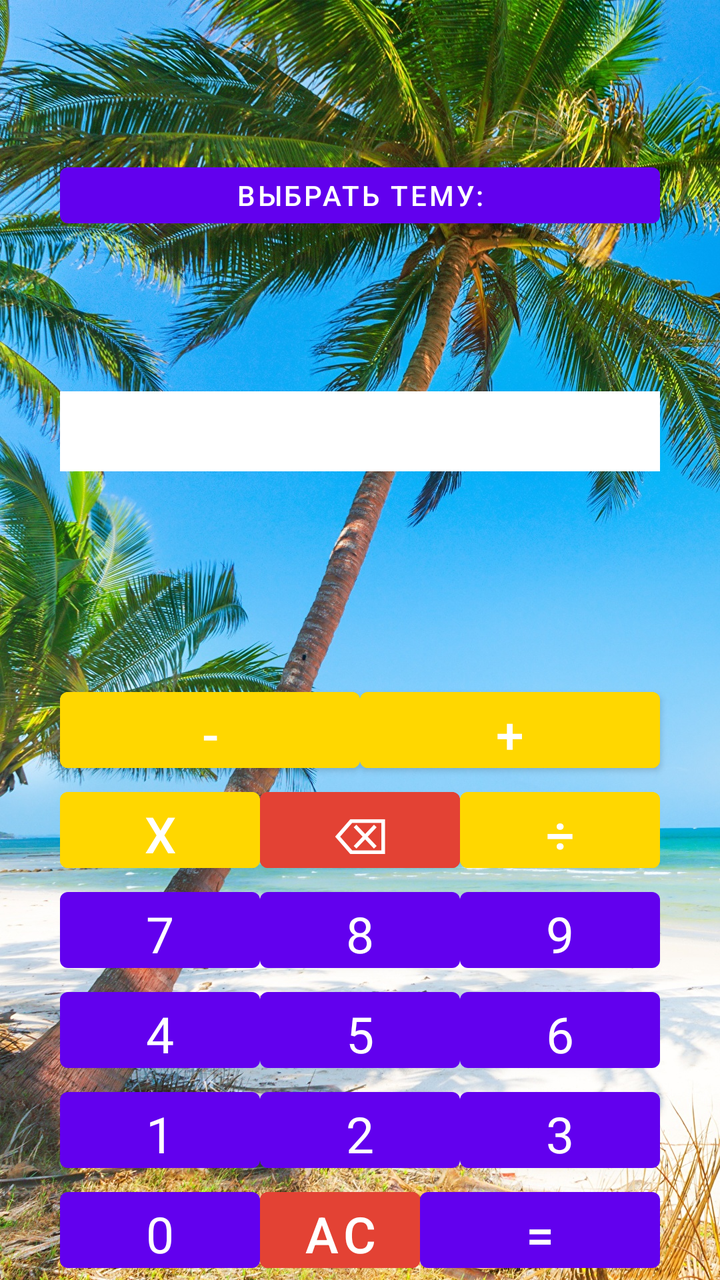
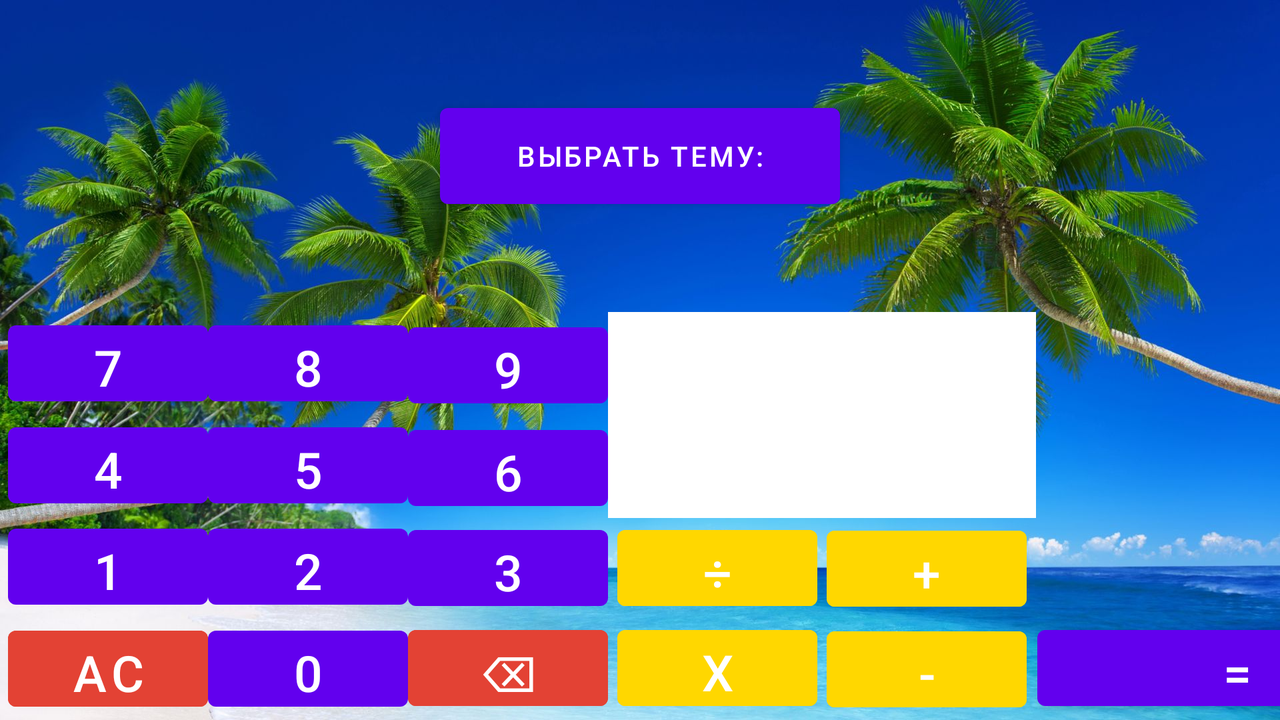

Two renders of one Android screen. The first uses the default layout on a phone; the second uses the alternative layout the repository ships for a different screen configuration, on a matching device. The two XML files are below.
<!-- AndroidManifest.xml: application theme Theme.HomeWorkOne -->
<!-- res/layout/activity_calculator.xml -->
<?xml version="1.0" encoding="utf-8"?>
<androidx.constraintlayout.widget.ConstraintLayout xmlns:android="http://schemas.android.com/apk/res/android"
    xmlns:app="http://schemas.android.com/apk/res-auto"
    android:layout_width="match_parent"
    android:layout_height="match_parent">


    <androidx.appcompat.widget.AppCompatImageView
        android:id="@+id/appCompatImageView2"
        android:layout_width="wrap_content"
        android:layout_height="wrap_content"
        app:layout_constraintBottom_toBottomOf="parent"
        app:layout_constraintEnd_toEndOf="parent"
        app:layout_constraintStart_toStartOf="parent"
        app:layout_constraintTop_toTopOf="parent"
        app:srcCompat="@drawable/fon" />


    <TextView
        android:id="@+id/text"
        android:layout_width="@dimen/Button_theme_width"
        android:layout_height="@dimen/Button_theme_height"
        android:background="@color/white"
        android:textSize="@dimen/Button_textSize"
        app:layout_constraintBottom_toTopOf="@+id/Plus"
        app:layout_constraintEnd_toEndOf="@+id/appCompatImageView2"
        app:layout_constraintStart_toStartOf="parent"
        app:layout_constraintTop_toTopOf="@+id/guideline2" />

    <com.google.android.material.button.MaterialButton
        android:id="@+id/SetTheme"
        android:layout_width="@dimen/Button_theme_width"
        android:layout_height="@dimen/Button_theme_height"
        android:text="@string/Change_theme"
        app:layout_constraintBottom_toTopOf="@+id/text"
        app:layout_constraintEnd_toEndOf="parent"
        app:layout_constraintStart_toStartOf="parent"
        app:layout_constraintTop_toTopOf="@+id/appCompatImageView2" />


    <com.google.android.material.button.MaterialButton
        android:id="@+id/Plus"
        android:layout_width="@dimen/Button_minusplus_width"
        android:layout_height="@dimen/Button_height"
        android:backgroundTint="#ffd700"
        android:text="@string/Plus"
        android:textSize="@dimen/Button_textSize"
        app:layout_constraintBottom_toBottomOf="parent"
        app:layout_constraintEnd_toEndOf="parent"
        app:layout_constraintHorizontal_bias="0.5"
        app:layout_constraintStart_toEndOf="@+id/Minus"
        app:layout_constraintTop_toBottomOf="@+id/Nine" />

    <com.google.android.material.button.MaterialButton
        android:id="@+id/Four"
        style="@style/MyTheme"
        android:text="@string/Four"

        app:layout_constraintBottom_toTopOf="@+id/One"
        app:layout_constraintEnd_toStartOf="@+id/Five"
        app:layout_constraintHorizontal_bias="0.5"
        app:layout_constraintHorizontal_chainStyle="packed"
        app:layout_constraintStart_toStartOf="parent"
        app:layout_constraintTop_toBottomOf="@+id/Seven" />

    <com.google.android.material.button.MaterialButton
        android:id="@+id/Three"
        style="@style/MyTheme"
        android:text="@string/Three"

        app:layout_constraintBottom_toTopOf="@+id/Equals"
        app:layout_constraintEnd_toEndOf="parent"
        app:layout_constraintHorizontal_bias="0.5"
        app:layout_constraintStart_toEndOf="@+id/Two"
        app:layout_constraintTop_toBottomOf="@+id/Six" />

    <com.google.android.material.button.MaterialButton
        android:id="@+id/Seven"
        style="@style/MyTheme"
        android:text="@string/Seven"

        app:layout_constraintBottom_toTopOf="@+id/Four"
        app:layout_constraintEnd_toStartOf="@+id/Eight"
        app:layout_constraintHorizontal_bias="0.5"
        app:layout_constraintHorizontal_chainStyle="packed"
        app:layout_constraintStart_toStartOf="parent"
        app:layout_constraintTop_toBottomOf="@+id/Multiply" />

    <com.google.android.material.button.MaterialButton
        android:id="@+id/Six"
        style="@style/MyTheme"
        android:text="@string/Six"

        app:layout_constraintBottom_toTopOf="@+id/Three"
        app:layout_constraintEnd_toEndOf="parent"
        app:layout_constraintHorizontal_bias="0.5"
        app:layout_constraintStart_toEndOf="@+id/Five"
        app:layout_constraintTop_toBottomOf="@+id/Nine" />

    <com.google.android.material.button.MaterialButton
        android:id="@+id/One"
        style="@style/MyTheme"
        android:text="@string/One"

        app:layout_constraintBottom_toTopOf="@+id/Zero"
        app:layout_constraintEnd_toStartOf="@+id/Two"
        app:layout_constraintHorizontal_bias="0.5"
        app:layout_constraintHorizontal_chainStyle="packed"
        app:layout_constraintStart_toStartOf="parent"
        app:layout_constraintTop_toBottomOf="@+id/Four" />

    <com.google.android.material.button.MaterialButton
        android:id="@+id/Nine"
        style="@style/MyTheme"
        android:text="@string/Nine"
        app:layout_constraintBottom_toTopOf="@+id/Six"
        app:layout_constraintEnd_toEndOf="parent"
        app:layout_constraintHorizontal_bias="0.5"
        app:layout_constraintStart_toEndOf="@+id/Eight"
        app:layout_constraintTop_toBottomOf="@+id/Divide" />

    <com.google.android.material.button.MaterialButton
        android:id="@+id/Erase"
        android:layout_width="@dimen/Button_width"
        android:layout_height="@dimen/Button_height"
        android:backgroundTint="#e34234"
        android:text="@string/Erase"
        android:textSize="@dimen/Button_textSize"
        app:layout_constraintBottom_toTopOf="@+id/Eight"
        app:layout_constraintEnd_toStartOf="@+id/Divide"
        app:layout_constraintHorizontal_bias="0.5"
        app:layout_constraintStart_toEndOf="@+id/Multiply"
        app:layout_constraintTop_toBottomOf="@+id/Plus"
        app:layout_constraintVertical_chainStyle="packed" />

    <com.google.android.material.button.MaterialButton
        android:id="@+id/Minus"
        android:layout_width="@dimen/Button_minusplus_width"
        android:layout_height="@dimen/Button_height"
        android:backgroundTint="#ffd700"
        android:text="@string/Minus"
        android:textSize="@dimen/Button_textSize"
        app:layout_constraintBottom_toTopOf="@+id/Erase"
        app:layout_constraintEnd_toStartOf="@+id/Plus"
        app:layout_constraintHorizontal_chainStyle="packed"
        app:layout_constraintStart_toStartOf="parent" />

    <com.google.android.material.button.MaterialButton
        android:id="@+id/Multiply"
        android:layout_width="@dimen/Button_width"
        android:layout_height="@dimen/Button_height"
        android:backgroundTint="#ffd700"
        android:text="@string/Multiply"
        android:textSize="@dimen/Button_textSize"
        app:layout_constraintBottom_toTopOf="@+id/Seven"
        app:layout_constraintEnd_toStartOf="@+id/Erase"
        app:layout_constraintHorizontal_bias="0.5"
        app:layout_constraintHorizontal_chainStyle="packed"
        app:layout_constraintStart_toStartOf="parent"
        app:layout_constraintTop_toBottomOf="@+id/Minus"
        app:layout_constraintVertical_chainStyle="packed" />

    <com.google.android.material.button.MaterialButton
        android:id="@+id/Zero"
        style="@style/MyTheme"
        android:text="@string/Zero"
        app:layout_constraintBottom_toBottomOf="parent"
        app:layout_constraintEnd_toStartOf="@+id/Clean"
        app:layout_constraintHorizontal_bias="0.5"
        app:layout_constraintHorizontal_chainStyle="packed"
        app:layout_constraintStart_toStartOf="parent"
        app:layout_constraintTop_toBottomOf="@+id/One" />

    <com.google.android.material.button.MaterialButton
        android:id="@+id/Divide"
        android:layout_width="@dimen/Button_width"
        android:layout_height="@dimen/Button_height"
        android:backgroundTint="#ffd700"
        android:text="@string/Divide"
        android:textSize="@dimen/Button_textSize"
        app:layout_constraintBottom_toTopOf="@+id/Nine"
        app:layout_constraintEnd_toEndOf="parent"
        app:layout_constraintHorizontal_bias="0.5"
        app:layout_constraintStart_toEndOf="@+id/Erase"
        app:layout_constraintTop_toBottomOf="@+id/Plus"
        app:layout_constraintVertical_chainStyle="packed" />

    <com.google.android.material.button.MaterialButton
        android:id="@+id/Eight"
        style="@style/MyTheme"

        android:text="@string/Eight"
        app:layout_constraintBottom_toTopOf="@+id/Five"
        app:layout_constraintEnd_toStartOf="@+id/Nine"
        app:layout_constraintHorizontal_bias="0.5"
        app:layout_constraintStart_toEndOf="@+id/Seven"
        app:layout_constraintTop_toBottomOf="@+id/Erase" />

    <com.google.android.material.button.MaterialButton
        android:id="@+id/Two"
        style="@style/MyTheme"
        android:text="@string/Two"

        app:layout_constraintBottom_toTopOf="@+id/Clean"
        app:layout_constraintEnd_toStartOf="@+id/Three"
        app:layout_constraintHorizontal_bias="0.5"
        app:layout_constraintStart_toEndOf="@+id/One"
        app:layout_constraintTop_toBottomOf="@+id/Five" />

    <com.google.android.material.button.MaterialButton
        android:id="@+id/Five"
        style="@style/MyTheme"
        android:text="@string/Five"

        app:layout_constraintBottom_toTopOf="@+id/Two"
        app:layout_constraintEnd_toStartOf="@+id/Six"
        app:layout_constraintHorizontal_bias="0.5"
        app:layout_constraintStart_toEndOf="@+id/Four"
        app:layout_constraintTop_toBottomOf="@+id/Eight" />

    <com.google.android.material.button.MaterialButton
        android:id="@+id/Clean"
        android:layout_width="@dimen/Button_ac_width"
        android:layout_height="@dimen/Button_height"
        android:backgroundTint="#e34234"
        android:text="@string/Clean"
        android:textSize="@dimen/Button_textSize"
        app:layout_constraintBottom_toBottomOf="parent"
        app:layout_constraintEnd_toStartOf="@+id/Equals"
        app:layout_constraintHorizontal_bias="0.5"
        app:layout_constraintStart_toEndOf="@+id/Zero"
        app:layout_constraintTop_toBottomOf="@+id/Two" />

    <com.google.android.material.button.MaterialButton
        android:id="@+id/Equals"
        android:layout_width="@dimen/Button_eqals_width"
        android:layout_height="@dimen/Button_height"
        android:text="@string/Equals"
        android:textSize="@dimen/Button_textSize"
        app:layout_constraintBottom_toBottomOf="parent"
        app:layout_constraintEnd_toEndOf="parent"
        app:layout_constraintHorizontal_bias="0.5"
        app:layout_constraintStart_toEndOf="@+id/Clean"
        app:layout_constraintTop_toBottomOf="@+id/Three" />

    <androidx.constraintlayout.widget.Guideline
        android:id="@+id/guideline2"
        android:layout_width="wrap_content"
        android:layout_height="wrap_content"
        android:orientation="horizontal"
        app:layout_constraintGuide_end="549dp" />


</androidx.constraintlayout.widget.ConstraintLayout>
<!-- resources referenced by this layout -->
<resources>
  <color name="white">#FFFFFFFF</color>
  <dimen name="Button_ac_width">80dp</dimen>
  <dimen name="Button_eqals_width">120dp</dimen>
  <dimen name="Button_height">50dp</dimen>
  <dimen name="Button_minusplus_width">150dp</dimen>
  <dimen name="Button_textSize">25sp</dimen>
  <dimen name="Button_theme_height">40dp</dimen>
  <dimen name="Button_theme_width">300dp</dimen>
  <dimen name="Button_width">100dp</dimen>
  <!-- drawable fon: jpg bitmap (drawable, 1012710 bytes) -->
  <string name="Change_theme">Выбрать тему:</string>
  <string name="Clean">AC</string>
  <string name="Divide">÷</string>
  <string name="Eight">8</string>
  <string name="Equals">=</string>
  <string name="Erase">⌫</string>
  <string name="Five">5</string>
  <string name="Four">4</string>
  <string name="Minus">-</string>
  <string name="Multiply">x</string>
  <string name="Nine">9</string>
  <string name="One">1</string>
  <string name="Plus">+</string>
  <string name="Seven">7</string>
  <string name="Six">6</string>
  <string name="Three">3</string>
  <string name="Two">2</string>
  <string name="Zero">0</string>
  <style name="MyTheme">
          <item name="android:fontFamily">@font/cabin_sketch</item>
          <item name="android:layout_width">@dimen/Button_width</item>
          <item name="android:layout_height">@dimen/Button_height</item>
          <item name="android:textSize">@dimen/Button_textSize</item>
  
      </style>
  <style name="Theme.HomeWorkOne" parent="Theme.MaterialComponents.DayNight.NoActionBar">
          
          <item name="colorPrimary">@color/purple_500</item>
          <item name="colorPrimaryVariant">@color/purple_700</item>
          <item name="colorOnPrimary">@color/white</item>
          
          <item name="colorSecondary">@color/teal_200</item>
          <item name="colorSecondaryVariant">@color/teal_700</item>
          <item name="colorOnSecondary">@color/black</item>
          
          <item name="android:statusBarColor" tools:targetApi="l">?attr/colorPrimaryVariant</item>
          
      </style>
  <color name="purple_500">#FF6200EE</color>
  <color name="purple_700">#FF3700B3</color>
  <color name="teal_200">#FF03DAC5</color>
  <color name="teal_700">#FF018786</color>
  <color name="black">#FF000000</color>
</resources>
<!-- res/layout-land/activity_calculator.xml (the repository's variant of the layout above) -->
<!-- drawn on the phone turned sideways -->
<?xml version="1.0" encoding="utf-8"?>
<androidx.constraintlayout.widget.ConstraintLayout xmlns:android="http://schemas.android.com/apk/res/android"
    xmlns:app="http://schemas.android.com/apk/res-auto"
    android:layout_width="match_parent"
    android:layout_height="match_parent">


    <androidx.appcompat.widget.AppCompatImageView
        android:id="@+id/appCompatImageView2"
        android:layout_width="wrap_content"
        android:layout_height="wrap_content"
        app:layout_constraintBottom_toBottomOf="parent"
        app:layout_constraintEnd_toEndOf="parent"
        app:layout_constraintHorizontal_bias="0.0"
        app:layout_constraintStart_toStartOf="parent"
        app:layout_constraintTop_toTopOf="parent"
        app:layout_constraintVertical_bias="0.0"
        app:srcCompat="@drawable/fon_land" />

    <com.google.android.material.button.MaterialButton
        android:id="@+id/SetTheme"
        android:layout_width="200dp"
        android:layout_height="60dp"
        android:text="@string/Change_theme"
        app:layout_constraintBottom_toTopOf="@+id/text"
        app:layout_constraintEnd_toEndOf="parent"
        app:layout_constraintStart_toStartOf="parent"
        app:layout_constraintTop_toTopOf="@+id/appCompatImageView2" />


    <TextView
        android:id="@+id/text"
        android:layout_width="0dp"
        android:layout_height="0dp"
        android:background="@color/white"
        android:textSize="50sp"
        app:layout_constraintBottom_toTopOf="@+id/Divide"
        app:layout_constraintEnd_toStartOf="@+id/guideline5"
        app:layout_constraintStart_toEndOf="@+id/Six"
        app:layout_constraintTop_toTopOf="@+id/guideline2" />

    <Button
        android:id="@+id/Plus"
        android:layout_width="100dp"
        android:layout_height="50dp"
        android:backgroundTint="#ffd700"
        android:text="@string/Plus"
        android:textSize="25sp"
        app:layout_constraintBottom_toTopOf="@+id/Minus"
        app:layout_constraintEnd_toStartOf="@+id/guideline5"
        app:layout_constraintHorizontal_bias="0.5"
        app:layout_constraintStart_toEndOf="@+id/Divide"
        app:layout_constraintTop_toTopOf="@+id/Divide" />

    <Button
        android:id="@+id/Seven"
        android:layout_width="100dp"
        android:layout_height="50dp"
        android:text="@string/Seven"
        android:textSize="@dimen/Button_textSize"
        app:layout_constraintBottom_toTopOf="@+id/Four"
        app:layout_constraintEnd_toStartOf="@+id/Eight"
        app:layout_constraintHorizontal_bias="0.5"
        app:layout_constraintHorizontal_chainStyle="packed"
        app:layout_constraintStart_toStartOf="parent"
        app:layout_constraintTop_toTopOf="@+id/guideline2" />

    <Button
        android:id="@+id/Divide"
        android:layout_width="100dp"
        android:layout_height="50dp"
        android:backgroundTint="#ffd700"
        android:text="@string/Divide"
        android:textSize="@dimen/Button_textSize"
        app:layout_constraintBottom_toTopOf="@+id/Multiply"
        app:layout_constraintEnd_toStartOf="@+id/Plus"
        app:layout_constraintHorizontal_bias="0.5"
        app:layout_constraintStart_toEndOf="@+id/Three"
        app:layout_constraintTop_toBottomOf="@+id/Six" />

    <Button
        android:id="@+id/Eight"
        android:layout_width="100dp"
        android:layout_height="50dp"
        android:text="@string/Eight"
        android:textSize="@dimen/Button_textSize"
        app:layout_constraintBottom_toTopOf="@+id/Five"
        app:layout_constraintEnd_toStartOf="@+id/Nine"
        app:layout_constraintHorizontal_bias="0.5"
        app:layout_constraintStart_toEndOf="@+id/Seven"
        app:layout_constraintTop_toTopOf="@+id/guideline2" />

    <Button
        android:id="@+id/Nine"
        android:layout_width="100dp"
        android:layout_height="50dp"
        android:text="@string/Nine"
        android:textSize="@dimen/Button_textSize"
        app:layout_constraintBottom_toTopOf="@+id/Six"
        app:layout_constraintEnd_toStartOf="@+id/guideline3"
        app:layout_constraintHorizontal_bias="0.5"
        app:layout_constraintStart_toEndOf="@+id/Eight"
        app:layout_constraintTop_toTopOf="@+id/guideline2" />

    <Button
        android:id="@+id/Four"
        android:layout_width="100dp"
        android:layout_height="50dp"
        android:text="@string/Four"
        android:textSize="@dimen/Button_textSize"
        app:layout_constraintBottom_toTopOf="@+id/One"
        app:layout_constraintEnd_toStartOf="@+id/Five"
        app:layout_constraintHorizontal_bias="0.5"
        app:layout_constraintHorizontal_chainStyle="packed"
        app:layout_constraintStart_toStartOf="parent"
        app:layout_constraintTop_toBottomOf="@+id/Seven" />

    <Button
        android:id="@+id/Five"
        android:layout_width="100dp"
        android:layout_height="50dp"
        android:text="@string/Five"
        android:textSize="@dimen/Button_textSize"
        app:layout_constraintBottom_toTopOf="@+id/Two"
        app:layout_constraintEnd_toStartOf="@+id/Six"
        app:layout_constraintHorizontal_bias="0.5"
        app:layout_constraintStart_toEndOf="@+id/Four"
        app:layout_constraintTop_toBottomOf="@+id/Eight" />

    <Button
        android:id="@+id/One"
        android:layout_width="100dp"
        android:layout_height="50dp"
        android:text="@string/One"
        android:textSize="@dimen/Button_textSize"
        app:layout_constraintBottom_toTopOf="@+id/Clean"
        app:layout_constraintEnd_toStartOf="@+id/Two"
        app:layout_constraintHorizontal_bias="0.5"
        app:layout_constraintHorizontal_chainStyle="packed"
        app:layout_constraintStart_toStartOf="parent"
        app:layout_constraintTop_toBottomOf="@+id/Four" />

    <Button
        android:id="@+id/Two"
        android:layout_width="100dp"
        android:layout_height="50dp"
        android:text="@string/Two"
        android:textSize="@dimen/Button_textSize"
        app:layout_constraintBottom_toTopOf="@+id/Zero"
        app:layout_constraintEnd_toStartOf="@+id/Three"
        app:layout_constraintHorizontal_bias="0.5"
        app:layout_constraintStart_toEndOf="@+id/One"
        app:layout_constraintTop_toBottomOf="@+id/Five" />

    <Button
        android:id="@+id/Three"
        android:layout_width="100dp"
        android:layout_height="50dp"
        android:text="@string/Three"
        android:textSize="@dimen/Button_textSize"
        app:layout_constraintBottom_toTopOf="@+id/Erase"
        app:layout_constraintEnd_toStartOf="@+id/guideline3"
        app:layout_constraintHorizontal_bias="0.5"
        app:layout_constraintStart_toEndOf="@+id/Two"
        app:layout_constraintTop_toBottomOf="@+id/Six" />

    <Button
        android:id="@+id/Zero"
        android:layout_width="100dp"
        android:layout_height="50dp"
        android:text="@string/Zero"
        android:textSize="@dimen/Button_textSize"
        app:layout_constraintBottom_toBottomOf="parent"
        app:layout_constraintEnd_toStartOf="@+id/Erase"
        app:layout_constraintHorizontal_bias="0.5"
        app:layout_constraintStart_toEndOf="@+id/Clean"
        app:layout_constraintTop_toBottomOf="@+id/Two" />

    <Button
        android:id="@+id/Clean"
        android:layout_width="100dp"
        android:layout_height="50dp"
        android:backgroundTint="#e34234"
        android:text="@string/Clean"
        android:textSize="@dimen/Button_textSize"
        app:layout_constraintBottom_toBottomOf="parent"
        app:layout_constraintEnd_toStartOf="@+id/Zero"
        app:layout_constraintHorizontal_bias="0.5"
        app:layout_constraintHorizontal_chainStyle="packed"
        app:layout_constraintStart_toStartOf="parent"
        app:layout_constraintTop_toBottomOf="@+id/One" />

    <Button
        android:id="@+id/Equals"
        android:layout_width="200dp"
        android:layout_height="50dp"
        android:layout_marginBottom="1dp"
        android:text="@string/Equals"
        android:textSize="@dimen/Button_textSize"
        app:layout_constraintBottom_toBottomOf="parent"
        app:layout_constraintEnd_toStartOf="@+id/guideline4"
        app:layout_constraintHorizontal_bias="0.5"
        app:layout_constraintStart_toEndOf="@+id/Minus"
        app:layout_constraintTop_toBottomOf="@+id/Plus" />

    <Button
        android:id="@+id/Six"
        android:layout_width="100dp"
        android:layout_height="50dp"
        android:text="@string/Six"
        android:textSize="@dimen/Button_textSize"
        app:layout_constraintBottom_toTopOf="@+id/Three"
        app:layout_constraintEnd_toStartOf="@+id/guideline3"
        app:layout_constraintHorizontal_bias="0.5"
        app:layout_constraintStart_toEndOf="@+id/Five"
        app:layout_constraintTop_toBottomOf="@+id/Nine" />

    <Button
        android:id="@+id/Erase"
        android:layout_width="100dp"
        android:layout_height="50dp"
        android:backgroundTint="#e34234"
        android:text="@string/Erase"
        android:textSize="@dimen/Button_textSize"
        app:layout_constraintBottom_toBottomOf="parent"
        app:layout_constraintEnd_toStartOf="@+id/guideline3"
        app:layout_constraintHorizontal_bias="0.5"
        app:layout_constraintStart_toEndOf="@+id/Zero"
        app:layout_constraintTop_toBottomOf="@+id/Three" />

    <Button
        android:id="@+id/Minus"
        android:layout_width="100dp"
        android:layout_height="50dp"
        android:backgroundTint="#ffd700"
        android:text="@string/Minus"
        android:textSize="@dimen/Button_textSize"
        app:layout_constraintBottom_toBottomOf="parent"
        app:layout_constraintEnd_toStartOf="@+id/guideline5"
        app:layout_constraintHorizontal_bias="0.5"
        app:layout_constraintStart_toEndOf="@+id/Multiply"
        app:layout_constraintTop_toBottomOf="@+id/Divide" />

    <Button
        android:id="@+id/Multiply"
        android:layout_width="100dp"
        android:layout_height="50dp"
        android:layout_marginBottom="1dp"
        android:backgroundTint="#ffd700"
        android:text="@string/Multiply"
        android:textSize="@dimen/Button_textSize"
        app:layout_constraintBottom_toBottomOf="parent"
        app:layout_constraintEnd_toStartOf="@+id/Minus"
        app:layout_constraintHorizontal_bias="0.5"
        app:layout_constraintStart_toEndOf="@+id/Erase"
        app:layout_constraintTop_toBottomOf="@+id/Three" />

    <androidx.constraintlayout.widget.Guideline
        android:id="@+id/guideline2"
        android:layout_width="wrap_content"
        android:layout_height="wrap_content"
        android:orientation="horizontal"
        app:layout_constraintGuide_end="204dp" />

    <androidx.constraintlayout.widget.Guideline
        android:id="@+id/guideline3"
        android:layout_width="wrap_content"
        android:layout_height="wrap_content"
        android:orientation="vertical"
        app:layout_constraintGuide_begin="308dp" />

    <androidx.constraintlayout.widget.Guideline
        android:id="@+id/guideline5"
        android:layout_width="wrap_content"
        android:layout_height="wrap_content"
        android:orientation="vertical"
        app:layout_constraintGuide_begin="518dp" />

    <androidx.constraintlayout.widget.Guideline
        android:id="@+id/guideline4"
        android:layout_width="wrap_content"
        android:layout_height="wrap_content"
        android:orientation="vertical"
        app:layout_constraintGuide_begin="724dp" />


</androidx.constraintlayout.widget.ConstraintLayout>
<!-- resources referenced by the variant -->
<!-- as the phone turned sideways resolves them -->
<resources>
  <color name="white">#FFFFFFFF</color>
  <dimen name="Button_textSize">25sp</dimen>
  <!-- drawable fon_land: jpg bitmap (drawable, 259494 bytes) -->
  <string name="Change_theme">Выбрать тему:</string>
  <string name="Clean">AC</string>
  <string name="Divide">÷</string>
  <string name="Eight">8</string>
  <string name="Equals">=</string>
  <string name="Erase">⌫</string>
  <string name="Five">5</string>
  <string name="Four">4</string>
  <string name="Minus">-</string>
  <string name="Multiply">x</string>
  <string name="Nine">9</string>
  <string name="One">1</string>
  <string name="Plus">+</string>
  <string name="Seven">7</string>
  <string name="Six">6</string>
  <string name="Three">3</string>
  <string name="Two">2</string>
  <string name="Zero">0</string>
  <style name="Theme.HomeWorkOne" parent="Theme.MaterialComponents.DayNight.NoActionBar">
          
          <item name="colorPrimary">@color/purple_500</item>
          <item name="colorPrimaryVariant">@color/purple_700</item>
          <item name="colorOnPrimary">@color/white</item>
          
          <item name="colorSecondary">@color/teal_200</item>
          <item name="colorSecondaryVariant">@color/teal_700</item>
          <item name="colorOnSecondary">@color/black</item>
          
          <item name="android:statusBarColor" tools:targetApi="l">?attr/colorPrimaryVariant</item>
          
      </style>
  <color name="purple_500">#FF6200EE</color>
  <color name="purple_700">#FF3700B3</color>
  <color name="teal_200">#FF03DAC5</color>
  <color name="teal_700">#FF018786</color>
  <color name="black">#FF000000</color>
</resources>
